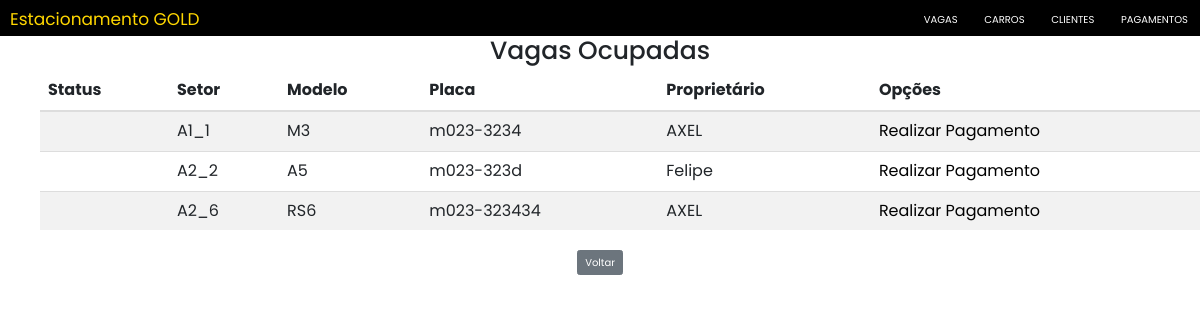
Before: /gerenciaVagasList with the older database file.
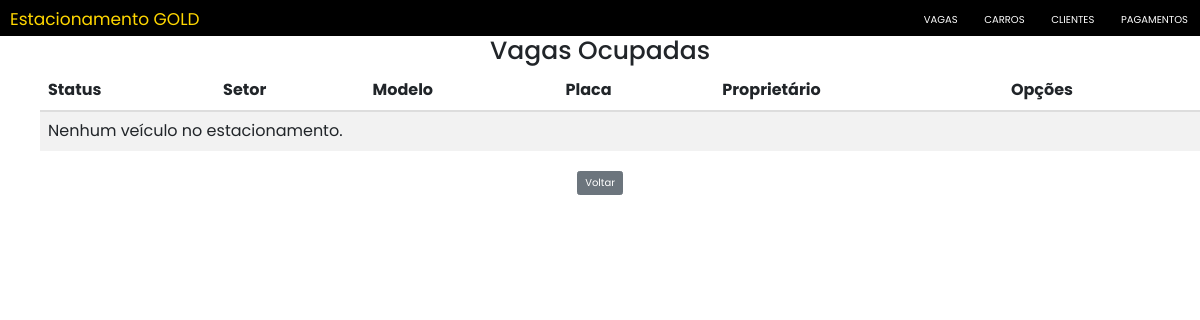
After: the same page with the newer database file.
### Estacionamento/models.py (models this page shows, shortened)
class GerenciaVaga(models.Model):
    vaga = models.ForeignKey(
        Vaga, unique=True, on_delete=models.CASCADE, editable=False)
    carro = models.ForeignKey(Carro, unique=True, on_delete=models.CASCADE)

### mainVagas/models.py (models this page shows, shortened)
class Vaga(models.Model):
    status = EnumChoiceField(EnumStatus, default=EnumStatus.disponivel)
    setor = models.CharField(max_length=2)
    tipoVeiculo = EnumChoiceField(EnumTipoVeiculo)
    dataHoraCadastro = models.DateTimeField(
        auto_now_add=True, editable=False, verbose_name="Data e Hora Cadastro")
    dataHoraAlteracao = models.DateTimeField(
        auto_now=True, editable=False, verbose_name="Data e Hora Alteração")

### mainCarros/models.py (models this page shows, shortened)
class Carro(models.Model):
    modelo = models.CharField(max_length=20)
    marca = EnumChoiceField(EnumMarcas)
    cor = models.CharField(max_length=20)
    ano = models.IntegerField()
    placa = models.CharField(max_length=15, unique=True)
    proprietario = models.ForeignKey(Cliente, on_delete=models.CASCADE)
    dataHoraCadastro = models.DateTimeField(
        auto_now_add=True, editable=False, verbose_name="Data e Hora Cadastro")
    dataHoraAlteracao = models.DateTimeField(
        auto_now=True, editable=False, verbose_name="Data e Hora Alteração")
    ocupandoVaga = models.BooleanField(default=False, editable=False)

### mainClientes/models.py (models this page shows, shortened)
class Cliente(models.Model):
    nome = models.CharField(max_length=255)
    cpf = models.CharField(max_length=14, unique=True, verbose_name="CPF")
    rg = models.CharField(max_length=10, verbose_name="RG")
    data_nascimento = models.DateField(verbose_name="Data de Nascimento")
    endereco = models.CharField(max_length=80, verbose_name="Endereço")
    telefone = models.CharField(max_length=15, verbose_name="Telefone")
    cidade = models.CharField(max_length=50, verbose_name="Cidade")
    uF = EnumChoiceField(EnumUF)
    dataHoraCadastro = models.DateTimeField(
        auto_now_add=True, editable=False, verbose_name="Data e Hora Cadastro")
    dataHoraAlteracao = models.DateTimeField(
        auto_now=True, editable=False, verbose_name="Data e Hora Alteração")

### Estacionamento/views.py (the view)
# urls.py: path("gerenciaVagasList", views.gerenciaVagaList, name="gerenciaVagasList"),
def gerenciaVagaList(request):
    gerenciaVaga_list = GerenciaVaga.objects.all()
    form = GerenteciaVagasForm()
    data = {'gerenciaVaga_list': gerenciaVaga_list, 'form': form}
    return render(request, 'gerenciaVaga_list.html', data)

### Estacionamento/form.py (shortened to what this page needs)
class GerenteciaVagasForm(forms.ModelForm):
    carro = forms.ModelChoiceField(
        queryset=Carro.objects.filter(ocupandoVaga=False)
    )
    class Meta:
        model = GerenciaVaga
        fields = ('carro',)

### Estacionamento/templates/gerenciaVaga_list.html (shortened to what this page needs)
{% extends 'Estacionamento/base.html' %}
{% load static %}
{% block titleBody %}Vagas Ocupadas{% endblock %}
{% block content %}
    <ul>
        <div class="table-responsive" style="margin-right: 2%">
            <table class="table table-striped" id="listar-vagas">
                <thead>
                    <tr>
                        <th>Status</th>
                        <th>Setor</th>
                        <th>Modelo</th>
                        <th>Placa</th>
                        <th>Proprietário</th>
                        <th>Opções</th>
                    </tr>
                </thead>
                <tbody>
                    {% for gerenciaVaga in gerenciaVaga_list %}
                        <tr>
                            <td>{{gerenciaVaga.vaga.status.value}}</td>
                            <td>{{gerenciaVaga.vaga.setor}}_{{gerenciaVaga.vaga.id}}</td>
                            <td>{{gerenciaVaga.carro.modelo}}</td>
                            <td>{{gerenciaVaga.carro.placa}}</td>
                            <td>{{gerenciaVaga.carro.proprietario.nome}}</td>
                            <td><a style="color:black" href="{% url 'Estacionamento:gerenciaVagasDetail' gerenciaVaga.id %}" title="Realizar Pagamento">Realizar Pagamento</a></td>
                        </tr>
                    {% empty %}
                        <tr>
                            <td colspan="6">Nenhum veículo no estacionamento.</td>
                    {% endfor %}
                </tbody>
            </table>
        </div>
    </ul>
    <div style="text-align: center">
        <a href="{% url 'Estacionamento:main' %}"><input type="submit" class="btn btn-secondary" value="Voltar" /></a>
    </div>
{% endblock %}

### Estacionamento/templates/Estacionamento/base.html (shortened to what this page needs)
{% load static %}
<html>
<head>
    <link rel="stylesheet" href="//maxcdn.bootstrapcdn.com/bootstrap/3.2.0/css/bootstrap.min.css">
    <link rel="stylesheet" href="//maxcdn.bootstrapcdn.com/bootstrap/3.2.0/css/bootstrap-theme.min.css">
    <link rel="stylesheet" href="https://stackpath.bootstrapcdn.com/bootstrap/4.5.2/css/bootstrap.min.css"/>
	<link rel="stylesheet" href="https://use.fontawesome.com/releases/v5.3.1/css/all.css"/>
    <link rel="stylesheet" href="{% static 'index.css' %}"/>
</head>
<body>
    <header>
        <div class="row d-flex align-items-center" id="navbar">
            <div class="col">
                <a style="color:GOLD" class="nav-link active" href="{% url 'Estacionamento:main' %}" id="nav1-logo-custom">
                    Estacionamento GOLD
                </a>
            </div>
            <div class="col">
                <div class="d-flex flex-row-reverse bd-highlight">
                    <nav class="upper-logo">
                        <a class="nav-link" href="{% url 'mainVagas:list' %}" id="nav2">
                            Vagas
                        </a>
                        <a class="nav-link" href="{% url 'mainCarros:list' %}" id="nav2">
                            Carros
                        </a>
                        <a class="nav-link" href="{% url 'mainClientes:list' %}" id="nav2">
                            Clientes
                        </a>
                        <a class="nav-link" href="{% url 'Estacionamento:gerenciaVagasList' %}" id="nav2">
                            Pagamentos
                        </a>
                    </nav>
                </div>
            </div>
        </div>
    </header>
    <div id="header" style="text-align: center">
        <h1><a>
            {% block titleBody %}{% endblock %}
        </a></h1>
    </div>
    <div id="content">
        {% block content %}
        {% endblock %}
    </div>
</body>
</html>

### Estacionamento/static/index.css (style rules this page uses)
body { font-family: "Poppins", sans-serif; }
div#navbar { background-color: #000000; height: 3.6rem; }
#nav1-logo-custom { font-size: 1.7rem !important; color: white; }
.upper-logo { list-style: none; text-transform: uppercase; }
#nav2, #nav3 { display: inline-block; padding: 10px; margin: 2px; transition: background-color 1s; color: white; }

Changed rows visible on the page:
removed GerenciaVaga: vaga.setor "A1", vaga.id "1", carro.modelo "M3", carro.placa "m023-3234", carro.proprietario.nome "AXEL"
removed GerenciaVaga: vaga.setor "A2", vaga.id "2", carro.modelo "A5", carro.placa "m023-323d", carro.proprietario.nome "Felipe"
removed GerenciaVaga: vaga.setor "A2", vaga.id "6", carro.modelo "RS6", carro.placa "m023-323434", carro.proprietario.nome "AXEL"
Other visible differences:
text now shown: "Nenhum veículo no estacionamento."
